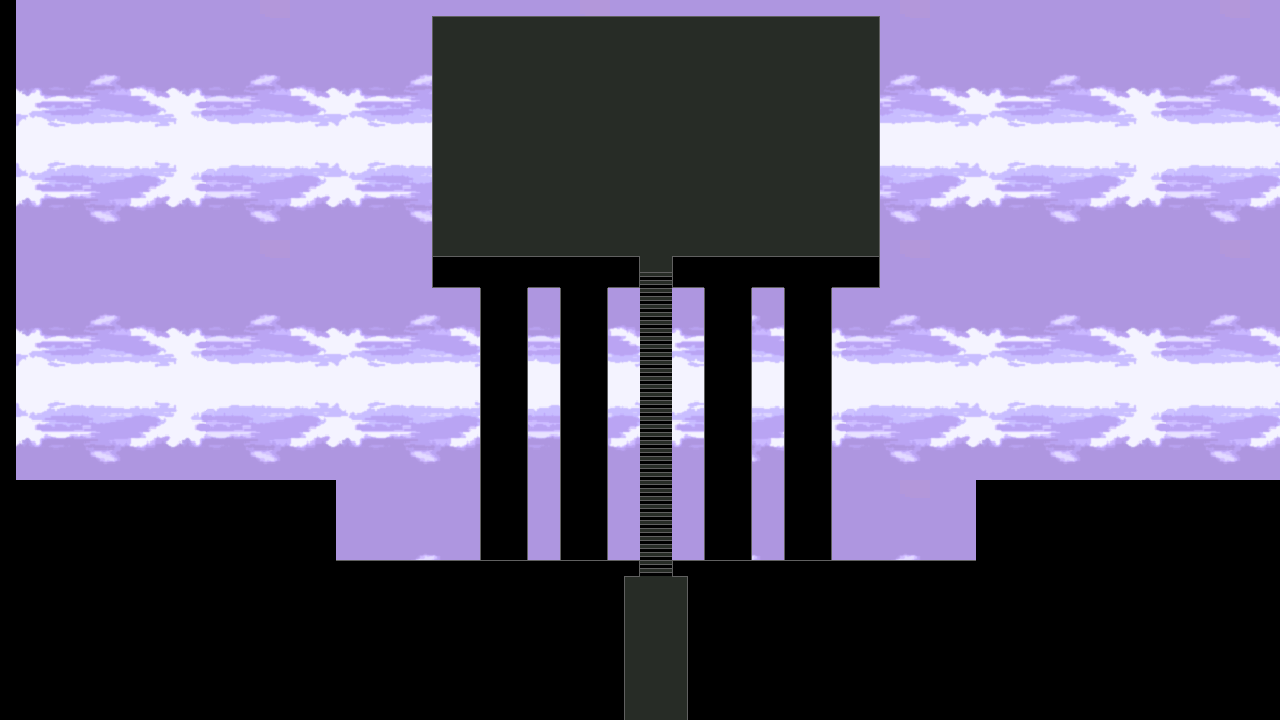

The image is a tile-based game level rendered from a .tmx file. Its description and source (layers, tilesets, objects; grid data summarised) follow:
An orthogonal 80x45 tile map with 16x16 px tiles, 4 tile layers (Fondo1, Fondo, Suelo2, Suelo1), 1 hidden layer not drawn, 3 tilesets and 10 objects (4x queenzonetohallway, 2x autopilot, spwnqueenzone, queen, playerNextpos, ...).

<map version="1.10" tiledversion="1.10.1" orientation="orthogonal" renderorder="left-up" width="80" height="45" tilewidth="16" tileheight="16" infinite="0" nextlayerid="8" nextobjectid="11">
 <tileset firstgid="1" source="Tilesets_queen.tsx" />
 <tileset firstgid="723" source="Panoramas.tsx" />
 <tileset firstgid="14917" source="tiles.tsx" />
 <layer id="1" name="Fondo1" width="80" height="45">
  <properties>
   <property name="nocollide" value="true" />
   <property name="tilesheet" value="Panoramas" />
  </properties>
  <data>[3600 cells, 3600 non-empty, 301 distinct tile ids]</data>
 </layer>
 <layer id="2" name="Fondo" width="80" height="45">
  <properties>
   <property name="nocollide" value="true" />
   <property name="tilesheet" value="Panoramas" />
  </properties>
  <data>[3600 cells, 1800 non-empty, 300 distinct tile ids]</data>
 </layer>
 <layer id="3" name="Suelo2" width="80" height="45">
  <properties>
   <property name="nocollide" value="true" />
   <property name="tilesheet" value="Tilesets queen" />
  </properties>
  <data>[3600 cells, 660 non-empty, 9 distinct tile ids]</data>
 </layer>
 <layer id="4" name="Suelo1" width="80" height="45">
  <properties>
   <property name="nocollide" value="true" />
   <property name="tilesheet" value="Tilesets queen" />
  </properties>
  <data>[3600 cells, 502 non-empty, 17 distinct tile ids]</data>
 </layer>
 <layer id="5" name="collisions" width="80" height="45" visible="0">
  <properties>
   <property name="invisible" value="true" />
   <property name="tilesheet" value="tiles" />
  </properties>
  <data>[3600 cells, 172 non-empty, 2 distinct tile ids]</data>
 </layer>
 <objectgroup id="6" name="objects">
  <object id="1" name="spwnqueenzone" type="spwnqueenzone" x="656" y="688" width="16" height="16" />
  <object id="2" name="queenzonetohallway" type="queenzonetohallway" x="624" y="704" width="16" height="16">
   <properties>
    <property name="nextSpawn" type="int" value="24" />
    <property name="warpsTo" value="level6hallway" />
   </properties>
  </object>
  <object id="3" name="queenzonetohallway" type="queenzonetohallway" x="640" y="704" width="16" height="16">
   <properties>
    <property name="nextSpawn" type="int" value="24" />
    <property name="warpsTo" value="level6hallway" />
   </properties>
  </object>
  <object id="4" name="queenzonetohallway" type="queenzonetohallway" x="656" y="704" width="16" height="16">
   <properties>
    <property name="nextSpawn" type="int" value="24" />
    <property name="warpsTo" value="level6hallway" />
   </properties>
  </object>
  <object id="5" name="queenzonetohallway" type="queenzonetohallway" x="672" y="704" width="16" height="16">
   <properties>
    <property name="nextSpawn" type="int" value="24" />
    <property name="warpsTo" value="level6hallway" />
   </properties>
  </object>
  <object id="6" name="queen" x="650" y="101" width="12" height="32" />
  <object id="7" name="autopilot" x="640" y="256" width="16" height="16" />
  <object id="8" name="autopilot" x="656" y="256" width="16" height="16" />
  <object id="9" name="playerNextpos" x="656" y="176" width="16" height="16" />
  <object id="10" name="blackbox" x="656" y="32" width="16" height="16" />
 </objectgroup>
</map>
